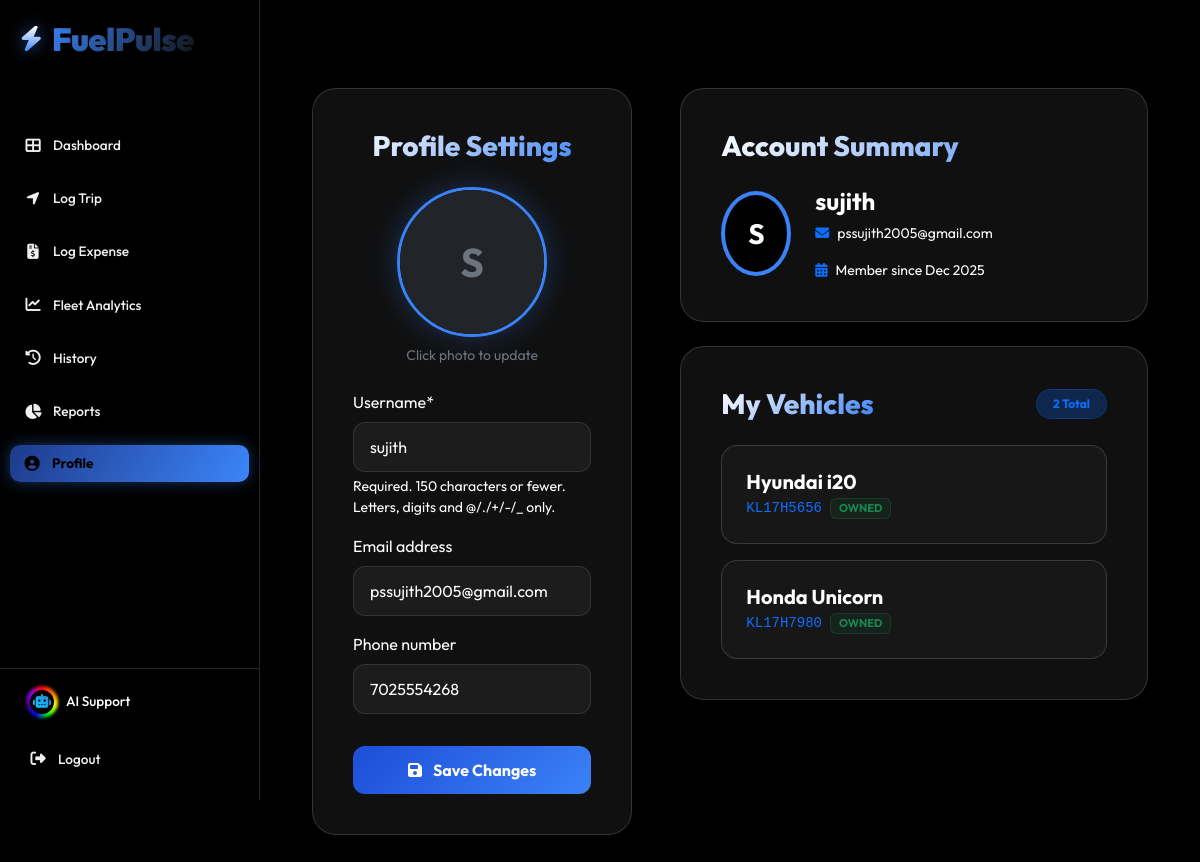
Screenshot of /profile/ (signed in) with the database file from the repository.
### core/models.py (models this page shows, shortened)
class User(AbstractUser):
    is_manager = models.BooleanField(default=False)
    phone_number = models.CharField(max_length=15, blank=True)
    profile_photo = models.ImageField(upload_to='profile_photos/', blank=True, null=True)

class Vehicle(models.Model):
    CATEGORY_CHOICES = [
        ('Two Wheeler', 'Two Wheeler'),
        ('Four Wheeler', 'Four Wheeler'),
        ('Heavy Vehicle', 'Heavy Vehicle'),
    ]
    ownership_type = models.CharField(max_length=50, default="1st Owner")
    FUEL_CHOICES = [
        ('Petrol', 'Petrol'),
        ('Diesel', 'Diesel'),
        ('CNG', 'CNG'),
        ('Electric', 'Electric')
    ]
    owner = models.ForeignKey(User, on_delete=models.CASCADE)
    category = models.CharField(max_length=20, choices=CATEGORY_CHOICES, default='Four Wheeler')
    make = models.CharField(max_length=50)       # e.g. Maruti, Honda (No restricted choices, accepts JS input)
    model_name = models.CharField(max_length=50) # e.g. Swift, City
    license_plate = models.CharField(max_length=20)
    target_mileage = models.FloatField(default=0.0, help_text="Target km/L (e.g., 18.5)")
    target_cost_per_km = models.FloatField(default=0.0, help_text="Target Cost per KM (e.g., 5.0)")
    purchase_year = models.IntegerField(default=2023)
    purchase_price = models.DecimalField(max_digits=12, decimal_places=2, default=500000.00)
    fuel_type = models.CharField(max_length=20, choices=FUEL_CHOICES, default='Petrol')
    current_odometer = models.IntegerField(default=0)
    purchase_price = models.DecimalField(max_digits=12, decimal_places=2, default=500000.00)
    purchase_year = models.IntegerField(default=2021)
    insurance_expiry = models.DateField(null=True, blank=True)
    pollution_expiry = models.DateField(null=True, blank=True)
    fitness_expiry = models.DateField(null=True, blank=True)
    image_url = models.URLField(max_length=500, blank=True, null=True)
    is_active = models.BooleanField(default=True)

### core/views.py (the view)
# urls.py: path('profile/', views.profile, name='profile'),
@login_required
def profile(request):
    if request.method == 'POST' and 'username' in request.POST:
        user_form = UserUpdateForm(request.POST, request.FILES, instance=request.user)
        if user_form.is_valid():
            user_form.save()
            messages.success(request, 'Your profile has been updated!')
            return redirect('profile')
    else:
        user_form = UserUpdateForm(instance=request.user)
    vehicles = Vehicle.objects.filter(owner=request.user)
    return render(request, 'core/profile.html', {
        'user_form': user_form,
        'vehicles': vehicles
    })

### core/forms.py
class UserUpdateForm(forms.ModelForm):
    class Meta:
        model = User
        fields = ['username', 'email', 'phone_number', 'profile_photo'] # Added profile_photo
    class Meta:
        model = User
        fields = ['username', 'email', 'phone_number']
        widgets = {
            'username': forms.TextInput(attrs={'class': 'form-control bg-dark text-white border-secondary', 'readonly': 'readonly'}),
            'email': forms.EmailInput(attrs={'class': 'form-control bg-dark text-white border-secondary'}),
        }

### templates/core/profile.html (shortened to what this page needs)
{% extends 'base.html' %}
{% load static %}
{% load crispy_forms_tags %}
{% block content %}
<div class="container py-5">
<div class="row g-5">
<div class="col-lg-5">
<div class="glass-card">
<h3 class="mb-4 text-gradient text-center">Profile Settings</h3>
            <form method="post" enctype="multipart/form-data" id="profileUpdateForm">
                <div class="text-center mb-4">
                    <label for="id_profile_photo_hidden" class="profile-upload-container d-block" title="Change Photo">
                        {% if user.profile_photo %}
                            <img src="{{ user.profile_photo.url }}" class="profile-upload-img" id="imagePreview">
                        {% else %}
                            <div class="profile-upload-img d-flex align-items-center justify-content-center text-secondary fs-1 fw-bold h-100 bg-dark">
                                {{ user.username|slice:":1"|upper }}
                            </div>
                        {% endif %}
                    </label>
                    <p class="mt-2 small text-secondary">Click photo to update</p>
                </div>
                <div class="mb-3">
                    {{ user_form.username|as_crispy_field }}
                </div>
                <div class="mb-3">
                    {{ user_form.email|as_crispy_field }}
                </div>
                <div class="mb-3">
                    {{ user_form.phone_number|as_crispy_field }}
                </div>
                <button type="submit" class="btn-sassy w-100 mt-3">
                    <i class="fas fa-save me-2"></i> Save Changes
                </button>
            </form>
        </div>
    </div>
    <div class="col-lg-7">
        <div class="glass-card mb-4">
            <h3 class="text-gradient mb-4">Account Summary</h3>
            <div class="d-flex align-items-center gap-4">
                <div class="rounded-circle p-1" style="width: 85px; height: 85px; background: var(--accent-blue);">
                     <div class="bg-black w-100 h-100 rounded-circle overflow-hidden d-flex align-items-center justify-content-center">
                        {% if user.profile_photo %}
                            <img src="{{ user.profile_photo.url }}" style="width: 100%; height: 100%; object-fit: cover;">
                        {% else %}
                            <span class="text-white fw-bold fs-3">{{ user.username|slice:":1"|upper }}</span>
                        {% endif %}
                     </div>
                </div>
                <div>
                    <h4 class="mb-1 text-white fw-bold">{{ user.username }}</h4>
                    <div class="d-flex flex-wrap gap-3 text-secondary small mt-2">
                        <span><i class="fas fa-envelope text-primary me-2"></i>{{ user.email|default:"No Email" }}</span>
                        <span><i class="fas fa-calendar-alt text-primary me-2"></i>Member since {{ user.date_joined|date:"M Y" }}</span>
                    </div>
                </div>
            </div>
        </div>
        <div class="glass-card">
            <div class="d-flex justify-content-between align-items-center mb-4">
                <h3 class="text-gradient mb-0">My Vehicles</h3>
                <span class="badge rounded-pill bg-primary bg-opacity-25 text-primary border border-primary border-opacity-25 px-3 py-2">{{ vehicles.count }} Total</span>
            </div>
            {% if vehicles %}
                <div class="d-grid gap-3">
                    {% for v in vehicles %}
                    <div class="vehicle-item p-4">
                        <div>
                            <h5 class="text-white mb-1 fw-bold">{{ v.make }} {{ v.model_name }}</h5>
                            <div class="d-flex align-items-center gap-2">
                                <code class="text-primary small">{{ v.license_plate }}</code>
                                <span class="badge {% if v.ownership_type == 'Sold' %}bg-danger{% else %}bg-success{% endif %} bg-opacity-10 text-{% if v.ownership_type == 'Sold' %}danger{% else %}success{% endif %} border border-{% if v.ownership_type == 'Sold' %}danger{% else %}success{% endif %} border-opacity-25 px-2" style="font-size: 0.7rem;">
                                    {{ v.ownership_type }}
                                </span>
                            </div>
                        </div>
                    </div>
                    {% endfor %}
                </div>
            {% else %}
                <div class="text-center py-5">
                    <i class="fas fa-car-crash text-secondary fs-1 mb-3 opacity-25"></i>
                    <p class="text-secondary">No vehicles are registered to your account yet.</p>
                    <a href="{% url 'add_vehicle' %}" class="btn btn-outline-primary px-4 rounded-pill">Add a Vehicle</a>
                </div>
            {% endif %}
        </div>
    </div>
</div>
</div>
{% endblock %}

### static/css/styles.css (style rules this page uses)
:root { --bg-body: #000000; --bg-sidebar: #050505; --bg-card: #0f0f0f; --bg-hover: grey; --text-main: #ffffff; --text-muted: grey; --accent: #3b82f6; --accent-hover: #2563eb; --danger: #ef4444; --border: #27272a; }
body { background-color: var(--bg-body); color: var(--text-main); font-family: 'Inter', sans-serif; overflow-x: hidden; }

### templates/base.html (style rules this page uses)
:root { --bg-deep: #000000; --sidebar-bg: #000000; --border-glass: rgba(255, 255, 255, 0.15); --text-main: #ffffff; --text-muted: #f0f0f0; --accent-gradient: linear-gradient(120deg, #1e3a8a 0%, #3b82f6 50%, #ffffff 150%); --neon-glow: 0 0 15px rgba(59, 130, 246, 0.4); --hover-tint: rgba(255, 255, 255, 0.05); --hover-border: rgba(255, 255, 255, 0.1); --icon-hover: #60a5fa; --icon-shadow: rgba(96, 165, 250, 0.6); --logo-grad-start: #ffffff; --logo-grad-end: #3b82f6; --text-anim-grad: linear-gradient(300deg, #3b82f6, #ffffff, #111111, #3b82f6); }
body { background-color: var(--bg-deep); color: var(--text-main); font-family: 'Outfit', sans-serif; overflow-x: hidden; }
h1, h2, h3, h4, h5, h6, p, span, div, li, td, th, label { color: var(--text-main) !important; }
.form-control, .form-select { background-color: #1a1a1a; border-color: var(--border-glass); color: #ffffff !important; }
.form-control::placeholder { color: #aaaaaa; }

### templates/core/profile.html (style rules this page uses)
:root { --bg-core: #000000; --card-surface: rgba(20, 20, 20, 0.8); --border-light: rgba(255, 255, 255, 0.15); --accent-blue: #3b82f6; --accent-glow: rgba(59, 130, 246, 0.3); --text-primary: #ffffff; --text-secondary: #94a3b8; --gradient-text: linear-gradient(135deg, #ffffff 0%, #3b82f6 100%); }
body, .main-content { background-color: var(--bg-core) !important; color: var(--text-primary); font-family: &#39;Outfit&#39;, sans-serif; }
.text-gradient { background: var(--gradient-text); -webkit-background-clip: text; -webkit-text-fill-color: transparent; background-clip: text; font-weight: 800; }
.glass-card { background: var(--card-surface); border: 1px solid var(--border-light); border-radius: 24px; padding: 2.5rem; box-shadow: 0 20px 40px -10px rgba(0, 0, 0, 0.9); backdrop-filter: blur(12px); position: relative; }
.profile-upload-container { position: relative; width: 150px; height: 150px; margin: 0 auto; border-radius: 50%; cursor: pointer; overflow: hidden; border: 3px solid var(--accent-blue); box-shadow: 0 0 30px var(--accent-glow); background: #111; transition: transform 0.3s ease; }
.profile-upload-img { width: 100%; height: 100%; object-fit: cover; }
.form-control, .form-select { background-color: rgba(255, 255, 255, 0.05) !important; border: 1px solid var(--border-light) !important; color: #ffffff !important; border-radius: 12px; padding: 12px 16px; }
.btn-sassy { background: linear-gradient(135deg, #1d4ed8 0%, #3b82f6 100%); border: none; color: white; font-weight: 700; padding: 12px 24px; border-radius: 12px; transition: 0.3s; }
.vehicle-item { background: rgba(255, 255, 255, 0.03); border: 1px solid var(--border-light); border-radius: 16px; transition: all 0.2s ease; }

### rows the page displays
User: username "S", username "sujith", email "pssujith2005@gmail.com", phone_number "7025554268", date_joined "Dec 2025"
Vehicle: make "Hyundai", model_name "i20", license_plate "KL17H5656", ownership_type "OWNED"
Vehicle: make "Honda", model_name "Unicorn", license_plate "KL17H7980", ownership_type "OWNED"

### other values shown
{{ vehicles.count }} "2"
